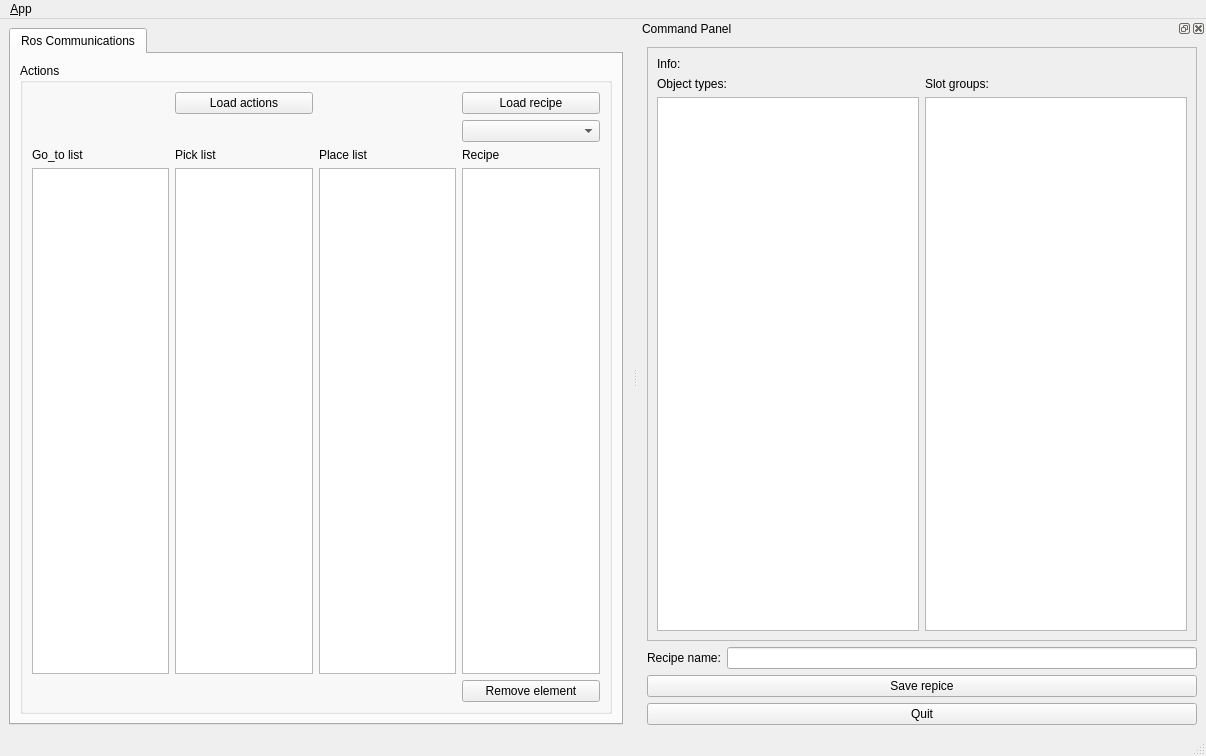
<?xml version="1.0" encoding="UTF-8"?>
<ui version="4.0">
 <class>MainWindowDesign</class>
 <widget class="QMainWindow" name="MainWindowDesign">
  <property name="geometry">
   <rect>
    <x>0</x>
    <y>0</y>
    <width>1206</width>
    <height>756</height>
   </rect>
  </property>
  <property name="windowTitle">
   <string>QRosApp</string>
  </property>
  <property name="windowIcon">
   <iconset resource="../resources/images.qrc">
    <normaloff>:/images/icon.png</normaloff>:/images/icon.png</iconset>
  </property>
  <property name="locale">
   <locale language="English" country="Australia"/>
  </property>
  <widget class="QWidget" name="centralwidget">
   <layout class="QHBoxLayout">
    <item>
     <widget class="QTabWidget" name="tab_manager">
      <property name="minimumSize">
       <size>
        <width>100</width>
        <height>0</height>
       </size>
      </property>
      <property name="locale">
       <locale language="English" country="Australia"/>
      </property>
      <property name="currentIndex">
       <number>0</number>
      </property>
      <widget class="QWidget" name="tab_status">
       <attribute name="title">
        <string>Ros Communications</string>
       </attribute>
       <layout class="QVBoxLayout" name="verticalLayout_2">
        <item>
         <widget class="QGroupBox" name="groupBox_12">
          <property name="sizePolicy">
           <sizepolicy hsizetype="MinimumExpanding" vsizetype="Preferred">
            <horstretch>0</horstretch>
            <verstretch>0</verstretch>
           </sizepolicy>
          </property>
          <property name="title">
           <string>Actions</string>
          </property>
          <layout class="QGridLayout" name="gridLayout_3">
           <item row="2" column="4">
            <widget class="QLabel" name="label_7">
             <property name="text">
              <string>Recipe</string>
             </property>
            </widget>
           </item>
           <item row="4" column="0">
            <widget class="QListView" name="list_go_to"/>
           </item>
           <item row="4" column="4">
            <widget class="QListView" name="list_recipe"/>
           </item>
           <item row="2" column="2">
            <widget class="QLabel" name="label_6">
             <property name="text">
              <string>Pick list</string>
             </property>
            </widget>
           </item>
           <item row="4" column="2">
            <widget class="QListView" name="list_pick"/>
           </item>
           <item row="2" column="3">
            <widget class="QLabel" name="label_5">
             <property name="text">
              <string>Place list</string>
             </property>
            </widget>
           </item>
           <item row="6" column="4">
            <widget class="QPushButton" name="button_remove_element">
             <property name="text">
              <string>Remove element</string>
             </property>
            </widget>
           </item>
           <item row="2" column="0">
            <widget class="QLabel" name="label_4">
             <property name="text">
              <string>Go_to list</string>
             </property>
            </widget>
           </item>
           <item row="0" column="2">
            <widget class="QPushButton" name="button_load_actions">
             <property name="text">
              <string>Load actions</string>
             </property>
            </widget>
           </item>
           <item row="0" column="4">
            <widget class="QPushButton" name="button_load_recipe">
             <property name="text">
              <string>Load recipe</string>
             </property>
            </widget>
           </item>
           <item row="4" column="3">
            <widget class="QListView" name="list_place"/>
           </item>
           <item row="1" column="4">
            <widget class="QComboBox" name="recipe_box"/>
           </item>
          </layout>
         </widget>
        </item>
       </layout>
      </widget>
     </widget>
    </item>
   </layout>
  </widget>
  <widget class="QMenuBar" name="menubar">
   <property name="geometry">
    <rect>
     <x>0</x>
     <y>0</y>
     <width>1206</width>
     <height>22</height>
    </rect>
   </property>
   <widget class="QMenu" name="menu_File">
    <property name="title">
     <string>&amp;App</string>
    </property>
    <addaction name="action_Preferences"/>
    <addaction name="separator"/>
    <addaction name="actionAbout"/>
    <addaction name="actionAbout_Qt"/>
    <addaction name="separator"/>
    <addaction name="action_Quit"/>
   </widget>
   <addaction name="menu_File"/>
  </widget>
  <widget class="QStatusBar" name="statusbar"/>
  <widget class="QDockWidget" name="dock_status">
   <property name="sizePolicy">
    <sizepolicy hsizetype="Minimum" vsizetype="Preferred">
     <horstretch>0</horstretch>
     <verstretch>0</verstretch>
    </sizepolicy>
   </property>
   <property name="minimumSize">
    <size>
     <width>568</width>
     <height>389</height>
    </size>
   </property>
   <property name="allowedAreas">
    <set>Qt::RightDockWidgetArea</set>
   </property>
   <property name="windowTitle">
    <string>Command Panel</string>
   </property>
   <attribute name="dockWidgetArea">
    <number>2</number>
   </attribute>
   <widget class="QWidget" name="dockWidgetContents_2">
    <layout class="QVBoxLayout" name="verticalLayout">
     <item>
      <widget class="QFrame" name="frame">
       <property name="sizePolicy">
        <sizepolicy hsizetype="Minimum" vsizetype="Preferred">
         <horstretch>0</horstretch>
         <verstretch>0</verstretch>
        </sizepolicy>
       </property>
       <property name="frameShape">
        <enum>QFrame::StyledPanel</enum>
       </property>
       <property name="frameShadow">
        <enum>QFrame::Raised</enum>
       </property>
       <layout class="QVBoxLayout" name="verticalLayout_3">
        <item>
         <widget class="QLabel" name="label">
          <property name="text">
           <string>Info:</string>
          </property>
         </widget>
        </item>
        <item>
         <layout class="QHBoxLayout" name="horizontalLayout">
          <item>
           <layout class="QVBoxLayout" name="verticalLayout_4">
            <item>
             <widget class="QLabel" name="label_2">
              <property name="text">
               <string>Object types:</string>
              </property>
             </widget>
            </item>
            <item>
             <widget class="QListView" name="list_object"/>
            </item>
           </layout>
          </item>
          <item>
           <layout class="QVBoxLayout" name="verticalLayout_5">
            <item>
             <widget class="QLabel" name="label_3">
              <property name="text">
               <string>Slot groups:</string>
              </property>
             </widget>
            </item>
            <item>
             <widget class="QListView" name="list_slot"/>
            </item>
           </layout>
          </item>
         </layout>
        </item>
       </layout>
      </widget>
     </item>
     <item>
      <layout class="QHBoxLayout" name="horizontalLayout_2">
       <item>
        <widget class="QLabel" name="label_8">
         <property name="text">
          <string>Recipe name:</string>
         </property>
        </widget>
       </item>
       <item>
        <widget class="QLineEdit" name="edit_recipe_name"/>
       </item>
      </layout>
     </item>
     <item>
      <widget class="QPushButton" name="button_save">
       <property name="text">
        <string>Save repice</string>
       </property>
      </widget>
     </item>
     <item>
      <widget class="QPushButton" name="quit_button">
       <property name="sizePolicy">
        <sizepolicy hsizetype="MinimumExpanding" vsizetype="Fixed">
         <horstretch>0</horstretch>
         <verstretch>0</verstretch>
        </sizepolicy>
       </property>
       <property name="text">
        <string>Quit</string>
       </property>
      </widget>
     </item>
    </layout>
   </widget>
  </widget>
  <action name="action_Quit">
   <property name="text">
    <string>&amp;Quit</string>
   </property>
   <property name="shortcut">
    <string>Ctrl+Q</string>
   </property>
   <property name="shortcutContext">
    <enum>Qt::ApplicationShortcut</enum>
   </property>
  </action>
  <action name="action_Preferences">
   <property name="text">
    <string>&amp;Preferences</string>
   </property>
  </action>
  <action name="actionAbout">
   <property name="text">
    <string>&amp;About</string>
   </property>
  </action>
  <action name="actionAbout_Qt">
   <property name="text">
    <string>About &amp;Qt</string>
   </property>
  </action>
 </widget>
 <resources>
  <include location="../resources/images.qrc"/>
 </resources>
 <connections>
  <connection>
   <sender>action_Quit</sender>
   <signal>triggered()</signal>
   <receiver>MainWindowDesign</receiver>
   <slot>close()</slot>
   <hints>
    <hint type="sourcelabel">
     <x>-1</x>
     <y>-1</y>
    </hint>
    <hint type="destinationlabel">
     <x>399</x>
     <y>299</y>
    </hint>
   </hints>
  </connection>
  <connection>
   <sender>quit_button</sender>
   <signal>clicked()</signal>
   <receiver>MainWindowDesign</receiver>
   <slot>close()</slot>
   <hints>
    <hint type="sourcelabel">
     <x>859</x>
     <y>552</y>
    </hint>
    <hint type="destinationlabel">
     <x>469</x>
     <y>299</y>
    </hint>
   </hints>
  </connection>
 </connections>
</ui>
